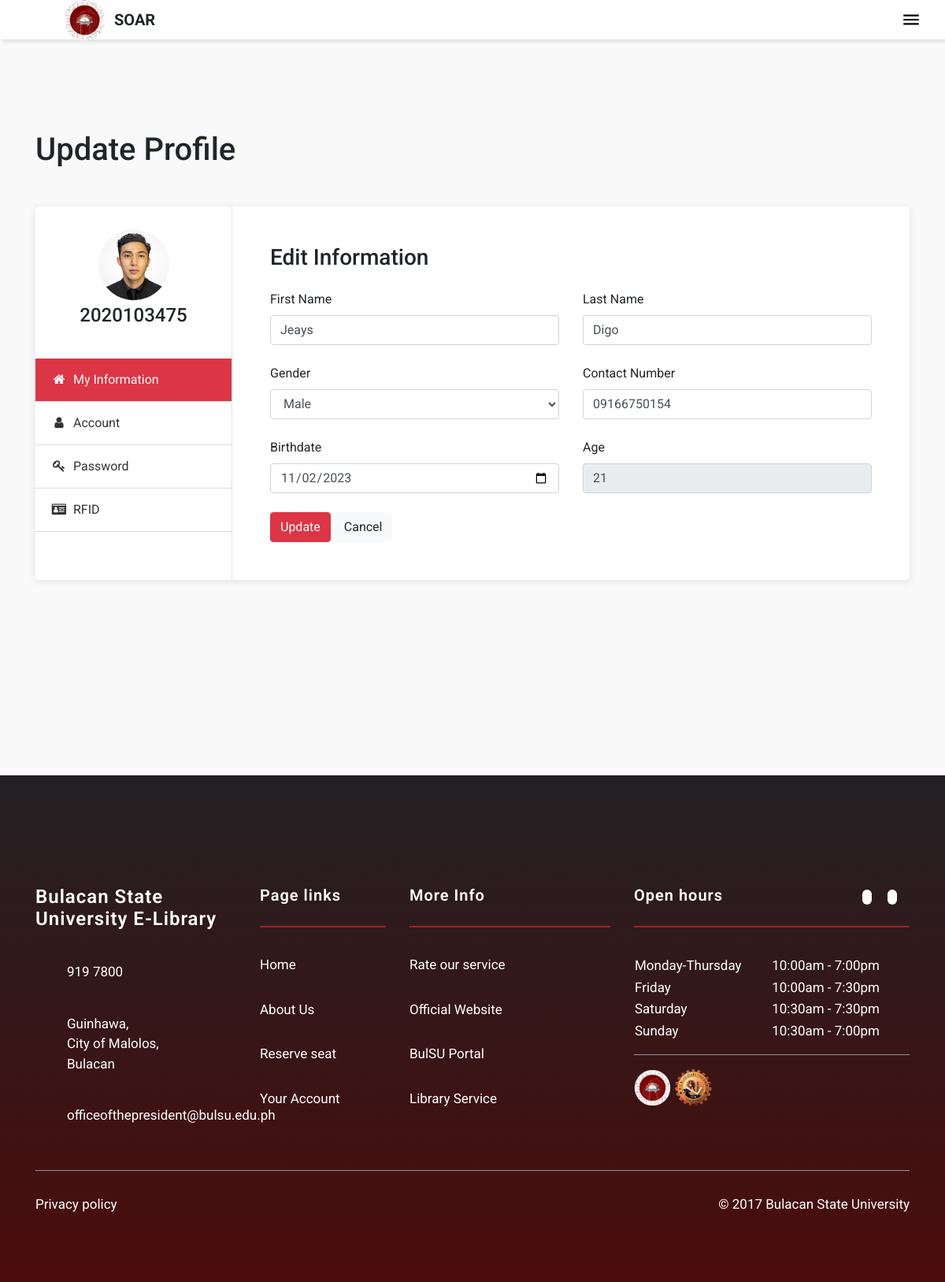
The app's page /update_profile.php (signed in) with its own data.
### tables this page shows
CREATE TABLE `users` (
  `user_id` int(11) NOT NULL,
  `rfid_no` varchar(50) DEFAULT NULL,
  `first_name` varchar(255) DEFAULT NULL,
  `last_name` varchar(255) DEFAULT NULL,
  `account_id` int(11) DEFAULT NULL,
  `course_code` varchar(50) DEFAULT NULL,
  `yearsec_id` int(11) DEFAULT NULL,
  `age` int(11) DEFAULT NULL,
  `contact_number` varchar(20) DEFAULT NULL,
  `bday` date DEFAULT NULL,
  `gender` varchar(20) DEFAULT NULL,
  `is_archived` tinyint(1) DEFAULT 0
);

CREATE TABLE `account` (
  `account_id` int(11) NOT NULL,
  `username` varchar(255) DEFAULT NULL,
  `password` varchar(255) DEFAULT NULL,
  `email` varchar(255) DEFAULT NULL,
  `picture` varchar(255) DEFAULT NULL,
  `account_type` varchar(255) DEFAULT NULL,
  `reservation_count` int(11) DEFAULT 0,
  `is_archived` tinyint(1) NOT NULL DEFAULT 0,
  `code` mediumint(50) NOT NULL
);

### update_profile.php (the view, shortened to what this page needs)
<?php
require 'php/connect.php';
?>
<!DOCTYPE html>
<html lang="en">
<head>
	<link rel="stylesheet" type="text/css"
		href="https://stackpath.bootstrapcdn.com/bootstrap/4.3.1/css/bootstrap.min.css">
	<link rel="stylesheet" href="https://stackpath.bootstrapcdn.com/font-awesome/4.7.0/css/font-awesome.min.css">
	<link rel="stylesheet" type="text/css" href="css/edit_profile.css" />
	<link rel="stylesheet"
		href="https://maxst.icons8.com/vue-static/landings/line-awesome/line-awesome/1.3.0/css/line-awesome.min.css">
</head>
<body>
	<header class="header-outer">
    <nav>
            <ul>
                <li>
                <a>
                <img src="img/elib logo.png" class="icon">
                <strong>SOAR</strong>
                </a>
                </li>
                <li class="menu-button" onclick="showSidebar()"><a href="#"><svg xmlns="http://www.w3.org/2000/svg" height="26" viewBox="0 -960 960 960" width="26"><path d="M120-240v-80h720v80H120Zm0-200v-80h720v80H120Zm0-200v-80h720v80H120Z"/></svg></a></li>
            </ul>
        </nav>
    </header>
	<?php
	$username = $_SESSION["username"];
	$sql = "SELECT * FROM ACCOUNT
			INNER JOIN USERS ON ACCOUNT.account_id = USERS.account_id
			WHERE ACCOUNT.username = '$username'";
	$result = $conn->query($sql);
	if ($result->num_rows == 1) {
		$row = $result->fetch_assoc();
	} else {
		echo "You are not regular student. Either alumni or faculty";
	}
	?>
	<section class="py-5 my-5">
		<div class="container">
			<h1 class="mb-5">Update Profile</h1>
			<div class="bg-white shadow rounded-lg d-block d-sm-flex">
				<div class="profile-tab-nav border-right">
					<div class="p-4">
						<div class="img-circle text-center mb-3">
							<?php
							if ($row['picture'] === NULL) {
								echo '<img src="https://cdn.icon-icons.com/icons2/2550/PNG/512/user_circle_icon_152504.png" alt="Default Image">';
							} else {
								echo '<img src="' . $row['picture'] . '" alt="Profile Image">';
							}
							?>
							<?php
							echo '
            					<h4>' . $row["username"] . '</h4>
            					';
							?>
						</div>
					</div>
					<div class="nav flex-column nav-pills" id="v-pills-tab" role="tablist" aria-orientation="vertical">
						<a class="nav-link active" id="account-tab" id="security-tab" data-toggle="pill" href="#account"
							role="tab" aria-controls="account" aria-selected="true">
							<i class="fa fa-home text-center mr-1"></i>
							My Information
						</a>
						<a class="nav-link" data-toggle="pill" href="#security" role="tab" aria-controls="security"
							aria-selected="false">
							<i class="fa fa-user text-center mr-1"></i>
							Account
						</a>
						<a class="nav-link" id="password-tab" data-toggle="pill" href="#password" role="tab"
							aria-controls="password" aria-selected="false">
							<i class="fa fa-key text-center mr-1"></i>
							Password
						</a>
						<a class="nav-link" id="rfid-tab" data-toggle="pill" href="#rfid_tab" role="tab"
							aria-controls="rfid-tab" aria-selected="false">
							<i class="fa fa-id-card text-center mr-1"></i>
							RFID
						</a>
					</div>
				</div>
				<div class="tab-content p-4 p-md-5" id="v-pills-tabContent">
					<div class="tab-pane fade show active" id="account" role="tabpanel" aria-labelledby="account-tab">
						<h3 class="mb-4">Edit Information</h3>
						<div class="row">
							<div class="col-md-6">
								<div class="form-group">
									<label>First Name</label>
									<input id="firstname-input" type="text" class="form-control" name="first_name"
										required="required" placeholder="First Name" autocomplete="off"
										value="<?php echo $row["first_name"]; ?>" required>
								</div>
							</div>
							<div class="col-md-6">
								<div class="form-group">
									<label>Last Name</label>
									<input id="lastname-input" type="text" class="form-control" name="last_name"
										required="required" placeholder="Last Name" autocomplete="off"
										value="<?php echo $row["last_name"]; ?>">
								</div>
							</div>
							<div class="col-md-6">
								<div class="form-group">
									<label>Gender</label>
									<select id="gender-input" class="form-control" name="gender"
										aria-label="Default select example">
										<option value="<?php echo $row["gender"]; ?>">
											<?php echo $row["gender"]; ?>
										</option>
									</select>
								</div>
							</div>
							<div class="col-md-6">
								<div class="form-group">
									<label>Contact Number</label>
									<input type="number" name="contact_number" class="form-control" id="number-input"
										placeholder="Enter contact number"
										value="<?php echo $row["contact_number"]; ?>">
								</div>
							</div>
							<div class="col-md-6">
								<div class="form-group">
									<label for="bday-input">Birthdate</label>
									<input type="date" id="bday-input" name="bday" class="form-control"
										value="<?php echo $row["bday"]; ?>" required="required"
										placeholder="Date Released" oninput="calculateAge()">
								</div>
							</div>
							<div class="col-md-6">
								<div class="form-group">
									<label for="age-input">Age</label>
									<input type="text" class="form-control" id="age-input" name="age"
										placeholder="Enter age" value="<?php echo $row["age"]; ?>" readonly>
								</div>
							</div>
						</div>
						<div>
							<button class="btn btn-danger" id="updateInfo">Update</button>
							<button class="btn btn-light">Cancel</button>
						</div>
					</div>
				</div>
			</div>
		</div>
	</section>
	<?php include 'php/footer.php'; ?>
</body>
</html>

### styles/edit_profile.css (style rules this page uses)
* { box-sizing: border-box; }
:root { --header-outer-height: 110px; --header-inner-height: 70px; --header-height-difference: calc( var(--header-outer-height) - var(--header-inner-height) ); --header-bg: #fff; }
*, *:after, *:before { box-sizing: border-box; }
:root { --header-outer-height: 110px; --header-inner-height: 70px; --header-height-difference: calc( var(--header-outer-height) - var(--header-inner-height) ); --header-bg: #fff; --header-outer-height: 120px; --header-inner-height: 70px; --header-height-difference: calc( var(--header-outer-height) - var(--header-inner-height) ); --header-bg: #fff; }
div.container:first-of-type { margin-top: 70px; }
nav { position: fixed; top: 0; background-color: white; box-shadow: 3px 3px 5px rgba(0, 0, 0, 0.1); width: 100%; z-index: 999; }
nav ul { width: 100%; list-style: none; display: flex; justify-content: flex-end; align-items: center; margin-bottom: 0; }
nav li { height: 50px; }
nav a { height: 100%; padding: 0 30px; text-decoration: none; display: flex; align-items: center; color: black; }
nav li:first-child { margin-right: auto; font-size: 30px; }
.menu-button { display: none; }
@media (max-width: 1200px) { .menu-button { display: block; } }
@media (max-width: 1200px) { nav li:first-child { font-size: 20px; } }
.icon { height: 65px; width: 65px; font-size: large; padding: 7px; margin: 5px; }
body { background: #f9f9f9; font-family: "Roboto", sans-serif; }
.shadow { box-shadow: 0 2px 10px rgba(0, 0, 0, 0.1) !important; }
.profile-tab-nav { min-width: 250px; }
.tab-content { flex: 1; }
.form-group { margin-bottom: 1.5rem; }
.nav-pills a.nav-link { padding: 15px 20px; border-bottom: 1px solid #ddd; border-radius: 0; color: #333; }
.nav-pills a.nav-link i { width: 20px; }
.img-circle img { height: 100px; width: 100px; border-radius: 100%; border: 5px solid #fff; }
.nav-pills .nav-link { color: #dc3545; }
.nav-pills .nav-link.active { background-color: #dc3545; color: white; }

### records on screen
users: account.picture (picture), account.username "2020103475", first_name "Jeays", last_name "Digo", gender "Male", contact_number "09166750154", bday "11/02/2023", age "21"
